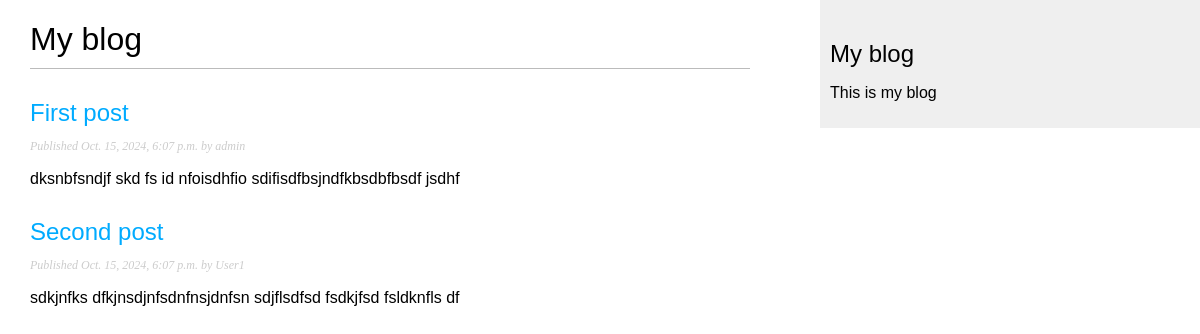
Screenshot of /blog/ with the database file from the repository.
### blog/models.py (models this page shows, shortened)
class Post(models.Model):
    class Status(models.TextChoices):
        DRAFT = 'DF', 'Draft'
        PUBLISHED = 'PB', 'Published'
    title = models.CharField(max_length=100)
    slug = models.SlugField(max_length=50)
    body = models.TextField()
    publish = models.DateTimeField(default=timezone.now())
    created = models.DateTimeField(auto_now_add=True)
    updated = models.DateTimeField(auto_now=True)
    status = models.CharField(max_length=2, choices=Status.choices, default=Status.DRAFT)
    author = models.ForeignKey(User, on_delete=models.CASCADE, related_name='blog_posts')
    object = models.Manager()
    published = PublishedManager()
    class Meta:
        ordering = ['-publish']
        indexes = [models.Index(fields=['-publish'])]

### blog/views.py (the view)
# urls.py: path('', post_list, name='post_list'),
def post_list(request):
    posts = Post.published.all()
    return render(request, 'blog/post/list.html', {'posts': posts})

### blog/models.py (called while the page is built)
    def get_queryset(self):
        return super().get_queryset().filter(status=Post.Status.PUBLISHED)

### blog/templates/blog/post/list.html (shortened to what this page needs)
{% extends 'blog/base.html' %}
{% block content %}
  <h1>My blog</h1>
  {% for post in posts %}
    <h2><a href="{% url 'blog:post_detail' post.id %}">{{ post.title }}</a></h2>
    <p class="date">
      Published {{ post.publish }} by {{ post.author }}
    </p>
    {{ post.body|truncatewords:30|linebreaks }}
  {% endfor %}
{% endblock content %}

### blog/templates/blog/base.html (shortened to what this page needs)
{% load static %}
<!DOCTYPE html>
<html lang="en">
<head>
    <link rel="stylesheet" href="{% static 'css/blog.css' %}">
</head>
<body>
<div id="content">
    {% block content %}
    {% endblock content  %}
</div>
<div id="sidebar">
    <h2>My blog</h2>
    <p>This is my blog</p>
</div>
</body>
</html>

### blog/static/css/blog.css (style rules this page uses)
body { margin:0; padding:0; font-family:helvetica, sans-serif; }
a { color:#00abff; text-decoration:none; }
h1 { font-weight:normal; border-bottom:1px solid #bbb; padding:0 0 10px 0; }
h2 { font-weight:normal; margin:30px 0 0; }
#content { float:left; width:60%; padding:0 0 0 30px; }
#sidebar { float:right; width:30%; padding:10px; background:#efefef; height:100%; }
p.date { color:#ccc; font-family: georgia, serif; font-size: 12px; font-style: italic; }

### rows the page displays
Post: title "First post", publish "Oct. 15, 2024, 6:07 p.m.", author "admin", body "dksnbfsndjf skd fs id nfoisdhfio sdifisdfbsjndfkbsdbfbsdf jsdhf"
Post: title "Second post", publish "Oct. 15, 2024, 6:07 p.m.", author "User1", body "sdkjnfks dfkjnsdjnfsdnfnsjdnfsn sdjflsdfsd fsdkjfsd fsldknfls df"
